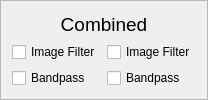
     <widget class="QFrame" name="frame_Combined">
      <property name="minimumSize">
       <size>
        <width>0</width>
        <height>0</height>
       </size>
      </property>
      <property name="frameShape">
       <enum>QFrame::StyledPanel</enum>
      </property>
      <property name="frameShadow">
       <enum>QFrame::Raised</enum>
      </property>
      <layout class="QGridLayout" name="gridLayout_4">
       <item row="0" column="0" colspan="2">
        <widget class="QLabel" name="label_Combined">
         <property name="minimumSize">
          <size>
           <width>50</width>
           <height>20</height>
          </size>
         </property>
         <property name="maximumSize">
          <size>
           <width>400</width>
           <height>30</height>
          </size>
         </property>
         <property name="font">
          <font>
           <pointsize>14</pointsize>
          </font>
         </property>
         <property name="text">
          <string>Combined</string>
         </property>
         <property name="alignment">
          <set>Qt::AlignBottom|Qt::AlignHCenter</set>
         </property>
        </widget>
       </item>
       <item row="3" column="1">
        <widget class="QCheckBox" name="checkBox_Bandpass_fibsem">
         <property name="text">
          <string>Bandpass</string>
         </property>
        </widget>
       </item>
       <item row="2" column="0">
        <widget class="QCheckBox" name="checkBox_Image_Filter_lm">
         <property name="text">
          <string>Image Filter</string>
         </property>
        </widget>
       </item>
       <item row="3" column="0">
        <widget class="QCheckBox" name="checkBox_Bandpass_lm">
         <property name="text">
          <string>Bandpass</string>
         </property>
        </widget>
       </item>
       <item row="2" column="1">
        <widget class="QCheckBox" name="checkBox_Image_Filter_fibsem">
         <property name="text">
          <string>Image Filter</string>
         </property>
        </widget>
       </item>
      </layout>
     </widget>
